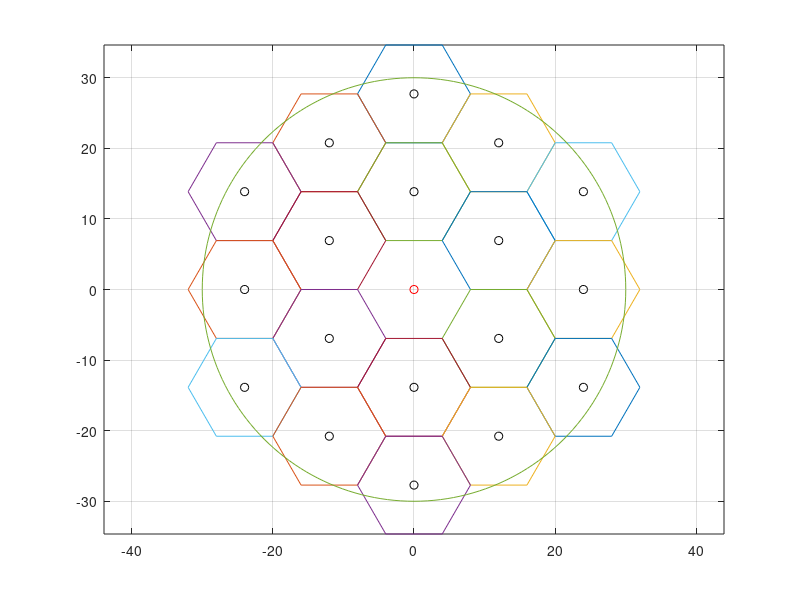

Write the MATLAB code that produced this figure.
% Yogesh Mhatre || IGOY.IN
clc;
clear all;
close all;
 
%Generating a hexagon with centre (0,0)and radius 8 km
 
t=linspace(0,2*pi,7);
ahx=0+8*cos(t);
bhx=0+8*sin(t);
plot(ahx,bhx);
plot(0,0,'ro');
grid on
hold on
 
% To generate 6 adjacent hexagon

a1=0+8*cos(t);                        % Upper hex 1
b1=27.71+8*sin(t);
plot(a1,b1);
plot(0,27.71,'ko');

a1=-12+8*cos(t);                      % Upper left hex 2
b1=20.78+8*sin(t);
plot(a1,b1);
plot(-12,20.78,'ko');

a1=12+8*cos(t);                       % Upper right hex 3
b1=20.78+8*sin(t);
plot(a1,b1);
plot(12,20.78,'ko');

a1=-24+8*cos(t);                      % Upper left left hex 4
b1=13.86+8*sin(t);
plot(a1,b1);
plot(-24,13.86,'ko');

a1=0+8*cos(t);                         % Upper middle hex 5
b1=13.86+8*sin(t);
plot(a1,b1);
plot(0,13.86,'ko');

a1=24+8*cos(t);                        % Upper right right hex 6
b1=13.86+8*sin(t);
plot(a1,b1);
plot(24,13.86,'ko');

a5=-12+8*cos(t);                       % Upper Left hex 7
b5=6.93+8*sin(t);
plot(a5,b5);
plot(-12,6.93,'ko');

a4=12+8*cos(t);                        % Upper right hex 8
b4=6.93+8*sin(t);
plot(a4,b4);
plot(12,6.93,'ko');

a1=-24+8*cos(t);                       % Middle left hex 9
b1=0+8*sin(t);
plot(a1,b1);
plot(-24,0,'ko');

                                       % Middle hex 10 is at the beginning

a1=24+8*cos(t);                        % Middle right hex 11
b1=0+8*sin(t);
plot(a1,b1);
plot(24,0,'ko');

a6=-12+8*cos(t);                       % Lower left hex 12
b6=-6.93+8*sin(t);
plot(a6,b6);
plot(-12,-6.93,'ko');

a3=12+8*cos(t);                        % Lower right hex 13
b3=-6.93+8*sin(t);
plot(a3,b3);
plot(12,-6.93,'ko');

a1=-24+8*cos(t);                       % Lower left left hex 14
b1=-13.86+8*sin(t);
plot(a1,b1);
plot(-24,-13.86,'ko');
 
a2=0+8*cos(t);                         % Lower middle hex 15
b2=-13.86+8*sin(t);
plot(a2,b2);
plot(0,-13.86,'ko');

a1=24+8*cos(t);                        % Lower right right hex 16
b1=-13.86+8*sin(t);
plot(a1,b1);
plot(24,-13.86,'ko');

a1=-12+8*cos(t);                       % lower left hex 17
b1=-20.78+8*sin(t);
plot(a1,b1);
plot(-12,-20.78,'ko');

a1=12+8*cos(t);                        % Lower right hex 18
b1=-20.78+8*sin(t);
plot(a1,b1);
plot(12,-20.78,'ko');

a1=0+8*cos(t);                         % Lower hex 19
b1=-27.71+8*sin(t);
plot(a1,b1);
plot(0,-27.71,'ko');

% for i=1:250
%      xa=-0.75+1.5*rand(1,1);
%      ya=-1.2+2.4*rand(1,1);
%      xra(i)=xa;
%      yra(i)=ya;
%  
%      xb=-1+2*rand(1,1);
%      yb=-0.65+1.3*rand(1,1);
%      xrb(i)=xb;
%      yrb(i)=yb;
% 
%      figure(1)
%      plot(xra(i),yra(i),'k.');
%      hold on
%      plot(xrb(i),yrb(i),'k.');
% end
hold on;
Radius = 30;

[x,y,z] = cylinder(Radius,200);
%figure (2);
plot(x(1,:),y(1,:))
axis equal
